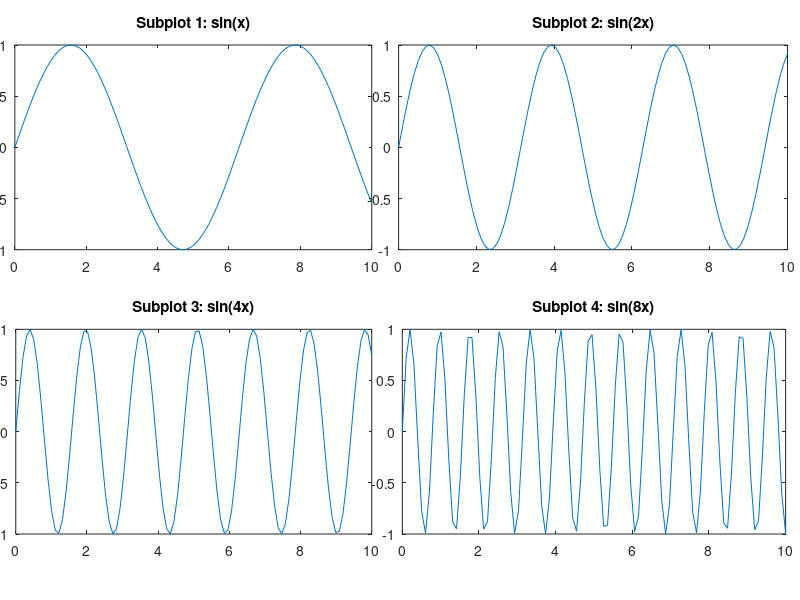

Here is the MATLAB script that generated this plot:
x = linspace(0,10);
y1 = sin(x);
y2 = sin(2*x);
y3 = sin(4*x);
y4 = sin(8*x);

figure1 = figure('Position', [1, 1, 1730, 590]);
% Create axes
axes1 = axes('Parent',figure1,...
    'Position',[0.018539976825029 0.583837209302326 0.446119114084062 0.341162790697675]);
hold(axes1,'on');
% subplot(2,2,1)
plot(x,y1,'Parent',axes1);

title('Subplot 1: sin(x)')
box(axes1,'on');

% Create axes
axes2 = axes('Parent',figure1,...
    'Position',[0.498261877172654 0.583837209302326 0.486095017381228 0.341162790697675]);
hold(axes2,'on');
% subplot(2,2,2)
plot(x,y2, 'Parent',axes2)
title('Subplot 2: sin(2x)')
box(axes2,'on');

% Create axes
axes3 = axes('Parent',figure1,...
    'Position',[0.0196987253765933 0.11 0.444960365532497 0.341162790697675]);
hold(axes3,'on');
% subplot(2,2,3)
plot(x,y3, 'Parent',axes3)
title('Subplot 3: sin(4x)')
box(axes3,'on');

% Create axes
axes4 = axes('Parent',figure1,...
    'Position',[0.502896871378911 0.11 0.479142526071842 0.341162790697675]);
hold(axes4,'on');
% subplot(2,2,4)
plot(x,y4,'Parent',axes4)
title('Subplot 4: sin(8x)')
box(axes4,'on');
saveas(gcf,'2X2','epsc')
